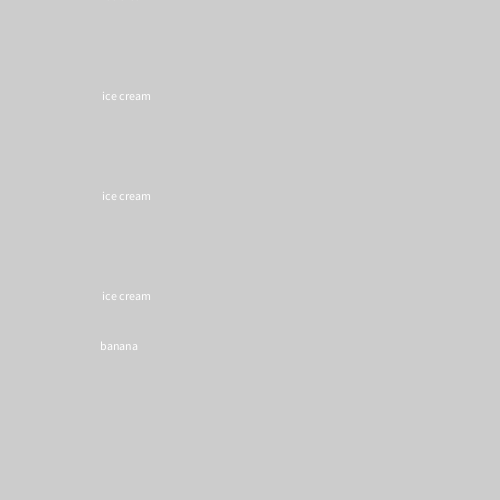
Frame 1 (no input)
Frame 60 (the mouse pressed at the canvas centre just before this capture): identical to frame 1, image omitted
Frame 120 (the mouse held since frame 60 and released just before this capture): identical to frame 1, image omitted

The Processing sketch that drew this single still picture (run headless with seeded random() and noise(); from frame 60 on, the mouse is pressed at the canvas centre):

// Processing sketch: banana_split
// ── banana_split.pde
void setup() {
size(500,500);
int x = 100;
int y = 100;
for (int i = 0;i < 4;i++){

text(" ice cream ",x, y*i);  

}
 text ("banana",100, 350);
}

void draw() {

}
